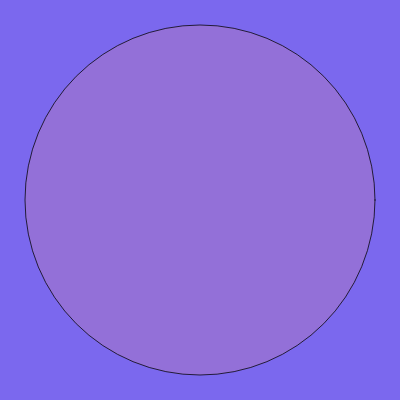
Frame 1 (no input)
Frame 60 (no input): identical to frame 1, image omitted
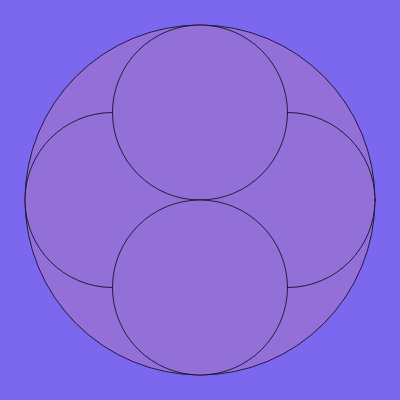
Frame 120 (the mouse pressed at the canvas centre since frame 60)

The p5.js sketch that drew these frames (run headless with seeded random() and noise() and a simulated clock; from frame 60 on, the mouse is pressed at the canvas centre):

// p5.js sketch
// ── sketch.js
function setup() {
  createCanvas(400, 400);
  fill(147,112,216);
  strokeWeight(0.75);
}

function draw() {
  background(123,104,238);
  let niveles = round(map(mouseX, 0, width, 0, 4));
  recursiveCircle(width/2, height/2, 350, niveles);
}

function recursiveCircle(x, y, diam, levels){
  ellipse(x, y, diam);
  if(levels > 1){
    recursiveCircle(x-diam/4, y, diam/2, levels-1);
    recursiveCircle(x+diam/4, y, diam/2, levels-1);
    recursiveCircle(x, y-diam/4, diam/2, levels-1);
    recursiveCircle(x, y+diam/4, diam/2, levels-1);
  }
}
